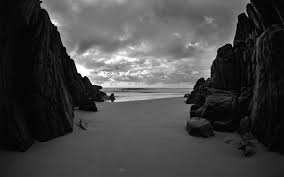
#> input picture S02/images.jpg, 284 x 177 px
$ python S02_C01_P32_enhacing_contrast.py   (older library calls are emulated)
#> lines starting #> are read from the running program, lines starting #| are printed output that depends on the picture
import numpy as np
import cv2

# Read image file
img = cv2.imread("images.jpg", cv2.IMREAD_GRAYSCALE)
#> img is the input picture: shape (177, 284); min 0, max 255, mean 68.3
# Make numpy array from image
q = np.array(img).astype(np.float)
# Define formula consts
S = 0.9
m = 60.0
# eps prevent error from divide on zero
eps = np.finfo(float).eps
# Define formula -> P = T(q) = 1 / (1 + (m / q)^S
p = 1.0 / (1.0 + (m / img + eps) ** S)
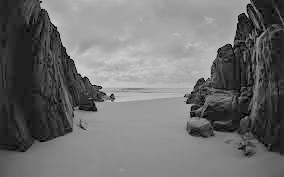
#> p: shape (177, 284) float64; min 0, max 0.786, mean 0.438
# plot images
cv2.imshow("Original Image", img)
cv2.imshow("Changed Image", p)
cv2.waitKey(0)
cv2.destroyAllWindows()

$ run again, with S02/4.jpg copied over S02/images.jpg
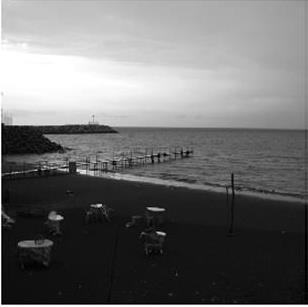
#> input picture S02/4.jpg, 308 x 307 px
#> img is the input picture: shape (307, 308); min 0, max 255, mean 110.5
#> `p = 1.0 / (1.0 + (m / img + eps) ** S)`:
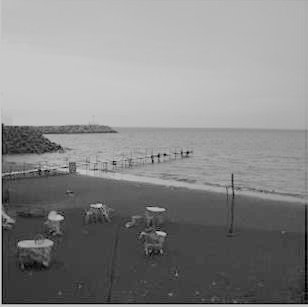
#> p: shape (307, 308) float64; min 0, max 0.786, mean 0.532

$ run again, with S02/5.jpg copied over S02/images.jpg
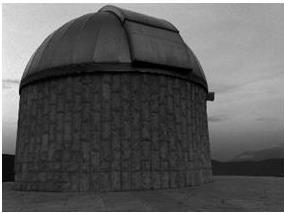
#> input picture S02/5.jpg, 284 x 213 px
#> img is the input picture: shape (213, 284); min 0, max 255, mean 91.9
#> `p = 1.0 / (1.0 + (m / img + eps) ** S)`:
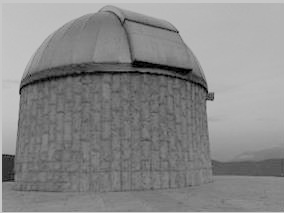
#> p: shape (213, 284) float64; min 0, max 0.786, mean 0.537

$ run again, with S02/6.jpg copied over S02/images.jpg
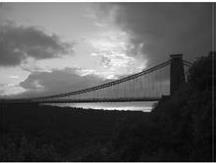
#> input picture S02/6.jpg, 216 x 163 px
#> img is the input picture: shape (163, 216); min 0, max 255, mean 88.9
#> `p = 1.0 / (1.0 + (m / img + eps) ** S)`:
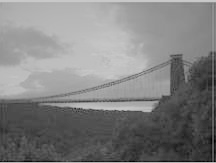
#> p: shape (163, 216) float64; min 0, max 0.786, mean 0.504
